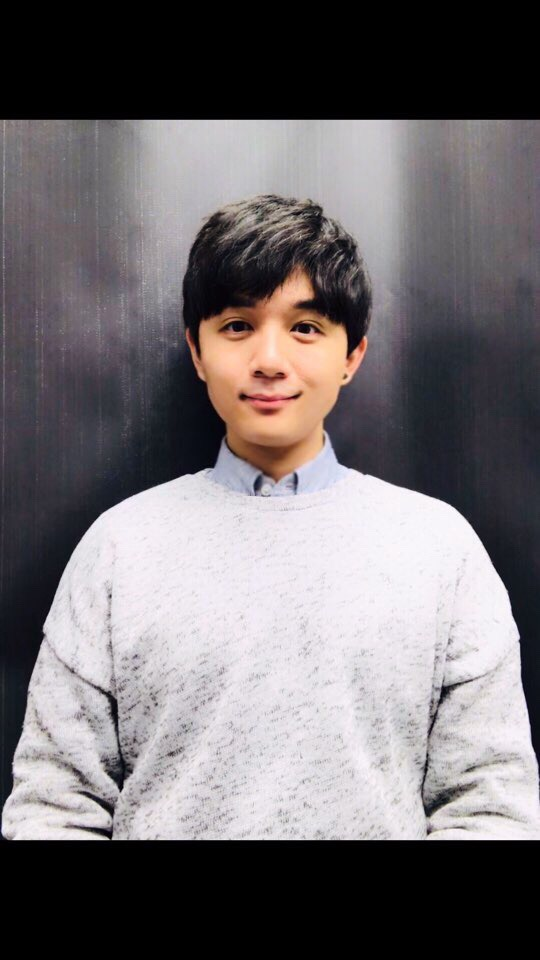
#> input picture image_database/sean.jpg, 540 x 960 px
$ jupyter execute --allow-errors TV_time_tracking_face_recognition_v3.ipynb   (shell and % lines are left out)
#> lines starting #> are read from the running program, lines starting #| are printed output that depends on the picture
#> further down, db_img_sean is the input picture: shape (960, 540, 3); mean B, G, R 112, 109.2, 114.2
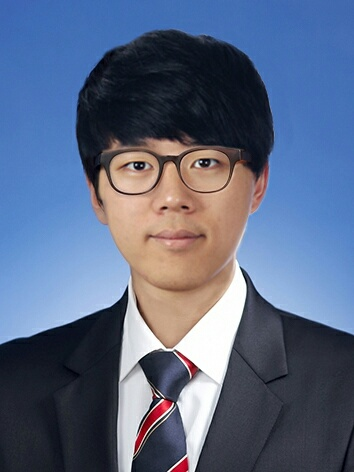
#> input picture image_database/jason.JPG, 354 x 472 px, found by its file name
#> further down, db_img_jason is the input picture: shape (472, 354, 3); mean B, G, R 130.7, 103.4, 90.1
### model_openface.py
from keras.models import Sequential
from keras.layers import Conv2D, ZeroPadding2D, Activation, Input, concatenate
from keras.models import Model
from keras.layers.normalization import BatchNormalization
from keras.layers.pooling import MaxPooling2D, AveragePooling2D
from keras.layers.merge import Concatenate
from keras.layers.core import Lambda, Flatten, Dense
from keras.engine.topology import Layer
from keras import backend as K
from utils import LRN2D
import utils

def model_openface():
    myInput = Input(shape=(96, 96, 3))

    x = ZeroPadding2D(padding=(3, 3), input_shape=(96, 96, 3))(myInput)
    x = Conv2D(64, (7, 7), strides=(2, 2), name='conv1')(x)
    x = BatchNormalization(axis=3, epsilon=0.00001, name='bn1')(x)
    x = Activation('relu')(x)
    x = ZeroPadding2D(padding=(1, 1))(x)
    x = MaxPooling2D(pool_size=3, strides=2)(x)
    x = Lambda(LRN2D, name='lrn_1')(x)
    x = Conv2D(64, (1, 1), name='conv2')(x)
    x = BatchNormalization(axis=3, epsilon=0.00001, name='bn2')(x)
    x = Activation('relu')(x)
    x = ZeroPadding2D(padding=(1, 1))(x)
    x = Conv2D(192, (3, 3), name='conv3')(x)
    x = BatchNormalization(axis=3, epsilon=0.00001, name='bn3')(x)
    x = Activation('relu')(x)
    x = Lambda(LRN2D, name='lrn_2')(x)
    x = ZeroPadding2D(padding=(1, 1))(x)
    x = MaxPooling2D(pool_size=3, strides=2)(x)

    # Inception3a
    inception_3a_3x3 = Conv2D(96, (1, 1), name='inception_3a_3x3_conv1')(x)
    inception_3a_3x3 = BatchNormalization(axis=3, epsilon=0.00001, name='inception_3a_3x3_bn1')(inception_3a_3x3)
    inception_3a_3x3 = Activation('relu')(inception_3a_3x3)
    inception_3a_3x3 = ZeroPadding2D(padding=(1, 1))(inception_3a_3x3)
    inception_3a_3x3 = Conv2D(128, (3, 3), name='inception_3a_3x3_conv2')(inception_3a_3x3)
    inception_3a_3x3 = BatchNormalization(axis=3, epsilon=0.00001, name='inception_3a_3x3_bn2')(inception_3a_3x3)
    inception_3a_3x3 = Activation('relu')(inception_3a_3x3)

    inception_3a_5x5 = Conv2D(16, (1, 1), name='inception_3a_5x5_conv1')(x)
    inception_3a_5x5 = BatchNormalization(axis=3, epsilon=0.00001, name='inception_3a_5x5_bn1')(inception_3a_5x5)
    inception_3a_5x5 = Activation('relu')(inception_3a_5x5)
    inception_3a_5x5 = ZeroPadding2D(padding=(2, 2))(inception_3a_5x5)
    inception_3a_5x5 = Conv2D(32, (5, 5), name='inception_3a_5x5_conv2')(inception_3a_5x5)
    inception_3a_5x5 = BatchNormalization(axis=3, epsilon=0.00001, name='inception_3a_5x5_bn2')(inception_3a_5x5)
    inception_3a_5x5 = Activation('relu')(inception_3a_5x5)

    inception_3a_pool = MaxPooling2D(pool_size=3, strides=2)(x)
    inception_3a_pool = Conv2D(32, (1, 1), name='inception_3a_pool_conv')(inception_3a_pool)
    inception_3a_pool = BatchNormalization(axis=3, epsilon=0.00001, name='inception_3a_pool_bn')(inception_3a_pool)
    inception_3a_pool = Activation('relu')(inception_3a_pool)
    inception_3a_pool = ZeroPadding2D(padding=((3, 4), (3, 4)))(inception_3a_pool)

    inception_3a_1x1 = Conv2D(64, (1, 1), name='inception_3a_1x1_conv')(x)
    inception_3a_1x1 = BatchNormalization(axis=3, epsilon=0.00001, name='inception_3a_1x1_bn')(inception_3a_1x1)
    inception_3a_1x1 = Activation('relu')(inception_3a_1x1)

    inception_3a = concatenate([inception_3a_3x3, inception_3a_5x5, inception_3a_pool, inception_3a_1x1], axis=3)

    # Inception3b
    inception_3b_3x3 = Conv2D(96, (1, 1), name='inception_3b_3x3_conv1')(inception_3a)
    inception_3b_3x3 = BatchNormalization(axis=3, epsilon=0.00001, name='inception_3b_3x3_bn1')(inception_3b_3x3)
    inception_3b_3x3 = Activation('relu')(inception_3b_3x3)
    inception_3b_3x3 = ZeroPadding2D(padding=(1, 1))(inception_3b_3x3)
    inception_3b_3x3 = Conv2D(128, (3, 3), name='inception_3b_3x3_conv2')(inception_3b_3x3)
    inception_3b_3x3 = BatchNormalization(axis=3, epsilon=0.00001, name='inception_3b_3x3_bn2')(inception_3b_3x3)
    inception_3b_3x3 = Activation('relu')(inception_3b_3x3)

    inception_3b_5x5 = Conv2D(32, (1, 1), name='inception_3b_5x5_conv1')(inception_3a)
    inception_3b_5x5 = BatchNormalization(axis=3, epsilon=0.00001, name='inception_3b_5x5_bn1')(inception_3b_5x5)
    inception_3b_5x5 = Activation('relu')(inception_3b_5x5)
    inception_3b_5x5 = ZeroPadding2D(padding=(2, 2))(inception_3b_5x5)
    inception_3b_5x5 = Conv2D(64, (5, 5), name='inception_3b_5x5_conv2')(inception_3b_5x5)
    inception_3b_5x5 = BatchNormalization(axis=3, epsilon=0.00001, name='inception_3b_5x5_bn2')(inception_3b_5x5)
    inception_3b_5x5 = Activation('relu')(inception_3b_5x5)

    inception_3b_pool = Lambda(lambda x: x**2, name='power2_3b')(inception_3a)
    inception_3b_pool = AveragePooling2D(pool_size=(3, 3), strides=(3, 3))(inception_3b_pool)
    inception_3b_pool = Lambda(lambda x: x*9, name='mult9_3b')(inception_3b_pool)
    inception_3b_pool = Lambda(lambda x: K.sqrt(x), name='sqrt_3b')(inception_3b_pool)
    inception_3b_pool = Conv2D(64, (1, 1), name='inception_3b_pool_conv')(inception_3b_pool)
    inception_3b_pool = BatchNormalization(axis=3, epsilon=0.00001, name='inception_3b_pool_bn')(inception_3b_pool)
    inception_3b_pool = Activation('relu')(inception_3b_pool)
    inception_3b_pool = ZeroPadding2D(padding=(4, 4))(inception_3b_pool)

    inception_3b_1x1 = Conv2D(64, (1, 1), name='inception_3b_1x1_conv')(inception_3a)
    inception_3b_1x1 = BatchNormalization(axis=3, epsilon=0.00001, name='inception_3b_1x1_bn')(inception_3b_1x1)
    inception_3b_1x1 = Activation('relu')(inception_3b_1x1)

    inception_3b = concatenate([inception_3b_3x3, inception_3b_5x5, inception_3b_pool, inception_3b_1x1], axis=3)

    # Inception3c
    inception_3c_3x3 = utils.conv2d_bn(inception_3b,
                                       layer='inception_3c_3x3',
                                       cv1_out=128,
                                       cv1_filter=(1, 1),
                                       cv2_out=256,
                                       cv2_filter=(3, 3),
                                       cv2_strides=(2, 2),
                                       padding=(1, 1))

    inception_3c_5x5 = utils.conv2d_bn(inception_3b,
                                       layer='inception_3c_5x5',
                                       cv1_out=32,
                                       cv1_filter=(1, 1),
                                       cv2_out=64,
                                       cv2_filter=(5, 5),
                                       cv2_strides=(2, 2),
                                       padding=(2, 2))

    inception_3c_pool = MaxPooling2D(pool_size=3, strides=2)(inception_3b)
    inception_3c_pool = ZeroPadding2D(padding=((0, 1), (0, 1)))(inception_3c_pool)

    inception_3c = concatenate([inception_3c_3x3, inception_3c_5x5, inception_3c_pool], axis=3)

    #inception 4a
    inception_4a_3x3 = utils.conv2d_bn(inception_3c,
                                       layer='inception_4a_3x3',
                                       cv1_out=96,
                                       cv1_filter=(1, 1),
                                       cv2_out=192,
                                       cv2_filter=(3, 3),
                                       cv2_strides=(1, 1),
                                       padding=(1, 1))
    inception_4a_5x5 = utils.conv2d_bn(inception_3c,
                                       layer='inception_4a_5x5',
                                       cv1_out=32,
                                       cv1_filter=(1, 1),
                                       cv2_out=64,
                                       cv2_filter=(5, 5),
                                       cv2_strides=(1, 1),
                                       padding=(2, 2))

    inception_4a_pool = Lambda(lambda x: x**2, name='power2_4a')(inception_3c)
    inception_4a_pool = AveragePooling2D(pool_size=(3, 3), strides=(3, 3))(inception_4a_pool)
    inception_4a_pool = Lambda(lambda x: x*9, name='mult9_4a')(inception_4a_pool)
    inception_4a_pool = Lambda(lambda x: K.sqrt(x), name='sqrt_4a')(inception_4a_pool)
    inception_4a_pool = utils.conv2d_bn(inception_4a_pool,
                                       layer='inception_4a_pool',
                                       cv1_out=128,
                                       cv1_filter=(1, 1),
                                       padding=(2, 2))
    inception_4a_1x1 = utils.conv2d_bn(inception_3c,
                                       layer='inception_4a_1x1',
                                       cv1_out=256,
                                       cv1_filter=(1, 1))
    inception_4a = concatenate([inception_4a_3x3, inception_4a_5x5, inception_4a_pool, inception_4a_1x1], axis=3)

    #inception4e
    inception_4e_3x3 = utils.conv2d_bn(inception_4a,
                                       layer='inception_4e_3x3',
                                       cv1_out=160,
                                       cv1_filter=(1, 1),
                                       cv2_out=256,
                                       cv2_filter=(3, 3),
                                       cv2_strides=(2, 2),
                                       padding=(1, 1))
    inception_4e_5x5 = utils.conv2d_bn(inception_4a,
                                       layer='inception_4e_5x5',
                                       cv1_out=64,
                                       cv1_filter=(1, 1),
                                       cv2_out=128,
                                       cv2_filter=(5, 5),
                                       cv2_strides=(2, 2),
                                       padding=(2, 2))
    inception_4e_pool = MaxPooling2D(pool_size=3, strides=2)(inception_4a)
    inception_4e_pool = ZeroPadding2D(padding=((0, 1), (0, 1)))(inception_4e_pool)

    inception_4e = concatenate([inception_4e_3x3, inception_4e_5x5, inception_4e_pool], axis=3)

    #inception5a
    inception_5a_3x3 = utils.conv2d_bn(inception_4e,
                                       layer='inception_5a_3x3',
                                       cv1_out=96,
                                       cv1_filter=(1, 1),
                                       cv2_out=384,
                                       cv2_filter=(3, 3),
                                       cv2_strides=(1, 1),
                                       padding=(1, 1))

    inception_5a_pool = Lambda(lambda x: x**2, name='power2_5a')(inception_4e)
    inception_5a_pool = AveragePooling2D(pool_size=(3, 3), strides=(3, 3))(inception_5a_pool)
    inception_5a_pool = Lambda(lambda x: x*9, name='mult9_5a')(inception_5a_pool)
    inception_5a_pool = Lambda(lambda x: K.sqrt(x), name='sqrt_5a')(inception_5a_pool)
    inception_5a_pool = utils.conv2d_bn(inception_5a_pool,
                                       layer='inception_5a_pool',
                                       cv1_out=96,
                                       cv1_filter=(1, 1),
                                       padding=(1, 1))
    inception_5a_1x1 = utils.conv2d_bn(inception_4e,
                                       layer='inception_5a_1x1',
                                       cv1_out=256,
                                       cv1_filter=(1, 1))

    inception_5a = concatenate([inception_5a_3x3, inception_5a_pool, inception_5a_1x1], axis=3)

    #inception_5b
    inception_5b_3x3 = utils.conv2d_bn(inception_5a,
                                       layer='inception_5b_3x3',
                                       cv1_out=96,
                                       cv1_filter=(1, 1),
                                       cv2_out=384,
                                       cv2_filter=(3, 3),
                                       cv2_strides=(1, 1),
                                       padding=(1, 1))
    inception_5b_pool = MaxPooling2D(pool_size=3, strides=2)(inception_5a)
    inception_5b_pool = utils.conv2d_bn(inception_5b_pool,
                                       layer='inception_5b_pool',
                                       cv1_out=96,
                                       cv1_filter=(1, 1))
    inception_5b_pool = ZeroPadding2D(padding=(1, 1))(inception_5b_pool)

    inception_5b_1x1 = utils.conv2d_bn(inception_5a,
                                       layer='inception_5b_1x1',
                                       cv1_out=256,
                                       cv1_filter=(1, 1))
    inception_5b = concatenate([inception_5b_3x3, inception_5b_pool, inception_5b_1x1], axis=3)

    av_pool = AveragePooling2D(pool_size=(3, 3), strides=(1, 1))(inception_5b)
    reshape_layer = Flatten()(av_pool)
    dense_layer = Dense(128, name='dense_layer')(reshape_layer)
    norm_layer = Lambda(lambda  x: K.l2_normalize(x, axis=1), name='norm_layer')(dense_layer)


    # Final Model
    model = Model(inputs=[myInput], outputs=norm_layer)
    return model

# [9 lines left out: function load_weight_openface, not called in this run]

### TV_time_tracking_face_recognition_v3.ipynb
# System building

## Import modules

[cell 1]
import model_openface as mo ## custom helper module
import cv2
import os
import numpy as np
import time
import matplotlib.pyplot as plt
from timeit import default_timer
original_path = os.getcwd()

## Construct a predefined model/weights for face recognition ([OpenFace](https://github.com/iwantooxxoox/Keras-OpenFace))

#> (a cell that did not finish here is left out)

## parameters

[cell 3]
face_cascade = cv2.CascadeClassifier('haarcascade_frontalface_default.xml')
img_row = 96
img_col = 96
box_size_factor = 10 # bigger value allows smaller bounding box
face_recog_thresh = 0.70

## helper functions
### `embed_image` to embed processed face images into 128d vectors

[cell 4]
# [10 lines left out: function embed_image, not called in this run]

### `detect_face` to detect frontal faces in *gray* (higher accuracy than doing it in color)

[cell 5]
def detect_face(img,fc=face_cascade,flag='db',plot=False):
    '''
    Receive BGR format as an input and return coordinate(s) of detected face(s)

    default: flag = 'db' --> assume only one face is present in the image and return only 1 face
    flag = 'new' --> if to embed new images (possibly multiple faces)
    '''
#> called with flag = 'db', plot = True
    img_grey = cv2.cvtColor(img, cv2.COLOR_BGR2GRAY)
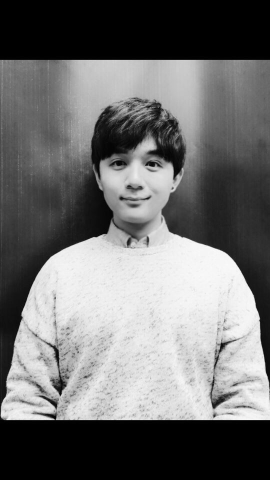
#> img_grey: shape (960, 540) (shown at 1/2 size); min 0, max 254, mean 111

    height,width = img_grey.shape
    faces_raw = fc.detectMultiScale(img_grey) # higher accuracy for faces with black glasses
#> faces_raw = [[175, 255, 192, 192]]
    faces = []

    # get rid of errorneous small boxes
    for face in faces_raw:
        if face[2] > (min(height,width)/box_size_factor):
            faces.append(face)
#> this loop made 1 pass
#> after the loop, faces = [[175, 255, 192, 192]]

    if flag == 'db':
        face_box = [0,0,0,0]
        for (x,y,w,h) in faces:
            if w > face_box[2]:
                face_box = [x,y,w,h] # IGNOTE ALL OTHER FALSY FACE BOXES for database embedding
#> this loop made 1 pass
        (x,y,w,h) = face_box
#> x = 175; y = 255; w = 192; h = 192
        faces = [face_box]
    if flag == 'new':
        faces = faces

    if plot:
        num_col = 5
        img_color = cv2.cvtColor(img, cv2.COLOR_BGR2RGB)
        img_color_for_crop = img_color.copy()
        for (plot_x,plot_y,plot_w,plot_h) in faces:
            img_color = cv2.rectangle(img_color, (plot_x,plot_y), (plot_x+plot_w,plot_y+plot_h), (255,0,0), 4)
#> this loop made 1 pass
#> pass 1, in detect_face, `img_color = cv2.rectangle(img_color, (plot_x,plot_y), (plot_x+plot_w,p..`:
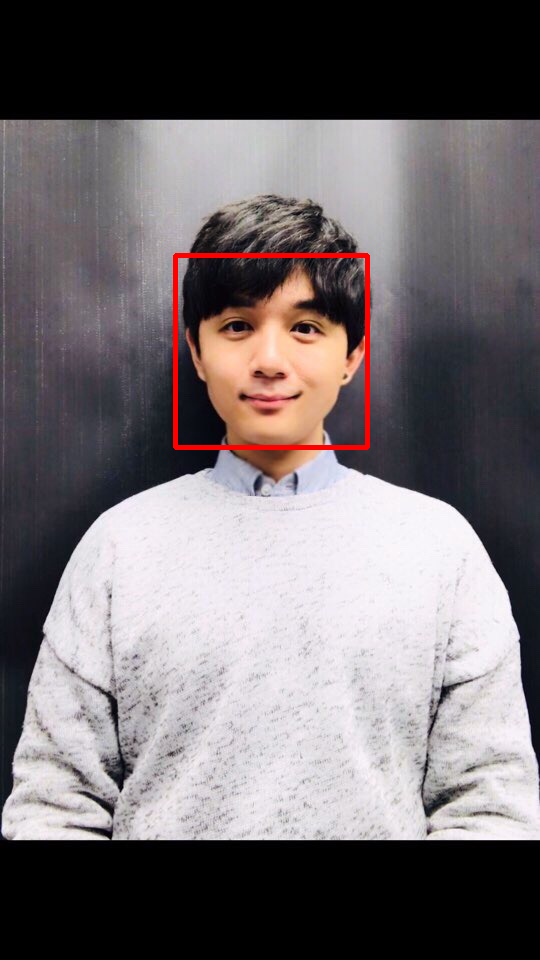
#> img_color: shape (960, 540, 3); mean R, G, B 115.5, 108.7, 111.4

        plt.title('full image',fontdict={'fontsize':15,'fontweight':'bold'})
        plt.imshow(img_color)
        plt.axis('off')
        if len(faces) == 1:
            (plot_x,plot_y,plot_w,plot_h) = faces[0]
#> plot_x = 175; plot_y = 255; plot_w = 192; plot_h = 192
            fig,ax=plt.subplots(1,1,figsize=(3,3))
            cropped = img_color_for_crop[plot_y:plot_y+plot_h,plot_x:plot_x+plot_w]
#> (the rest of the program and of its run is left out)
